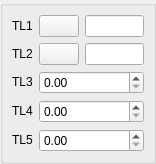
<ui version="4.0" >
 <class>DlgRef_2Sel3Spin_QTD</class>
 <widget class="QWidget" name="DlgRef_2Sel3Spin_QTD" >
  <property name="geometry" >
   <rect>
    <x>0</x>
    <y>0</y>
    <width>156</width>
    <height>149</height>
   </rect>
  </property>
  <property name="windowTitle" >
   <string/>
  </property>
  <layout class="QGridLayout" >
   <property name="leftMargin" >
    <number>0</number>
   </property>
   <property name="topMargin" >
    <number>0</number>
   </property>
   <property name="rightMargin" >
    <number>0</number>
   </property>
   <property name="bottomMargin" >
    <number>0</number>
   </property>
   <property name="horizontalSpacing" >
    <number>6</number>
   </property>
   <property name="verticalSpacing" >
    <number>6</number>
   </property>
   <item row="0" column="0" >
    <widget class="QGroupBox" name="GroupBox1" >
     <property name="title" >
      <string/>
     </property>
     <layout class="QGridLayout" >
      <property name="leftMargin" >
       <number>9</number>
      </property>
      <property name="topMargin" >
       <number>9</number>
      </property>
      <property name="rightMargin" >
       <number>9</number>
      </property>
      <property name="bottomMargin" >
       <number>9</number>
      </property>
      <property name="horizontalSpacing" >
       <number>6</number>
      </property>
      <property name="verticalSpacing" >
       <number>6</number>
      </property>
      <item row="4" column="0" >
       <widget class="QLabel" name="TextLabel5" >
        <property name="sizePolicy" >
         <sizepolicy vsizetype="Fixed" hsizetype="Fixed" >
          <horstretch>0</horstretch>
          <verstretch>0</verstretch>
         </sizepolicy>
        </property>
        <property name="text" >
         <string>TL5</string>
        </property>
        <property name="wordWrap" >
         <bool>false</bool>
        </property>
       </widget>
      </item>
      <item row="3" column="0" >
       <widget class="QLabel" name="TextLabel4" >
        <property name="sizePolicy" >
         <sizepolicy vsizetype="Fixed" hsizetype="Fixed" >
          <horstretch>0</horstretch>
          <verstretch>0</verstretch>
         </sizepolicy>
        </property>
        <property name="text" >
         <string>TL4</string>
        </property>
        <property name="wordWrap" >
         <bool>false</bool>
        </property>
       </widget>
      </item>
      <item row="2" column="0" >
       <widget class="QLabel" name="TextLabel3" >
        <property name="sizePolicy" >
         <sizepolicy vsizetype="Fixed" hsizetype="Fixed" >
          <horstretch>0</horstretch>
          <verstretch>0</verstretch>
         </sizepolicy>
        </property>
        <property name="text" >
         <string>TL3</string>
        </property>
        <property name="wordWrap" >
         <bool>false</bool>
        </property>
       </widget>
      </item>
      <item row="0" column="0" >
       <widget class="QLabel" name="TextLabel1" >
        <property name="sizePolicy" >
         <sizepolicy vsizetype="Fixed" hsizetype="Fixed" >
          <horstretch>0</horstretch>
          <verstretch>0</verstretch>
         </sizepolicy>
        </property>
        <property name="text" >
         <string>TL1</string>
        </property>
        <property name="wordWrap" >
         <bool>false</bool>
        </property>
       </widget>
      </item>
      <item row="0" column="2" >
       <widget class="QLineEdit" name="LineEdit1" />
      </item>
      <item row="1" column="0" >
       <widget class="QLabel" name="TextLabel2" >
        <property name="sizePolicy" >
         <sizepolicy vsizetype="Fixed" hsizetype="Fixed" >
          <horstretch>0</horstretch>
          <verstretch>0</verstretch>
         </sizepolicy>
        </property>
        <property name="text" >
         <string>TL2</string>
        </property>
        <property name="wordWrap" >
         <bool>false</bool>
        </property>
       </widget>
      </item>
      <item row="0" column="1" >
       <widget class="QPushButton" name="PushButton1" >
        <property name="sizePolicy" >
         <sizepolicy vsizetype="Fixed" hsizetype="Fixed" >
          <horstretch>0</horstretch>
          <verstretch>0</verstretch>
         </sizepolicy>
        </property>
        <property name="text" >
         <string/>
        </property>
       </widget>
      </item>
      <item row="1" column="2" >
       <widget class="QLineEdit" name="LineEdit2" />
      </item>
      <item row="1" column="1" >
       <widget class="QPushButton" name="PushButton2" >
        <property name="sizePolicy" >
         <sizepolicy vsizetype="Fixed" hsizetype="Fixed" >
          <horstretch>0</horstretch>
          <verstretch>0</verstretch>
         </sizepolicy>
        </property>
        <property name="text" >
         <string/>
        </property>
       </widget>
      </item>
      <item row="2" column="1" colspan="2" >
       <widget class="SalomeApp_DoubleSpinBox" name="SpinBox_DX" />
      </item>
      <item row="4" column="1" colspan="2" >
       <widget class="SalomeApp_DoubleSpinBox" name="SpinBox_DZ" />
      </item>
      <item row="3" column="1" colspan="2" >
       <widget class="SalomeApp_DoubleSpinBox" name="SpinBox_DY" />
      </item>
     </layout>
    </widget>
   </item>
  </layout>
 </widget>
 <layoutdefault spacing="6" margin="11" />
 <pixmapfunction>qPixmapFromMimeSource</pixmapfunction>
 <customwidgets>
  <customwidget>
   <class>SalomeApp_DoubleSpinBox</class>
   <extends>QDoubleSpinBox</extends>
   <header location="global" >gui/SalomeApp_DoubleSpinBox.h</header>
  </customwidget>
 </customwidgets>
 <tabstops>
  <tabstop>PushButton1</tabstop>
  <tabstop>LineEdit1</tabstop>
  <tabstop>PushButton2</tabstop>
  <tabstop>LineEdit2</tabstop>
  <tabstop>SpinBox_DX</tabstop>
  <tabstop>SpinBox_DY</tabstop>
  <tabstop>SpinBox_DZ</tabstop>
 </tabstops>
 <resources/>
 <connections/>
</ui>
